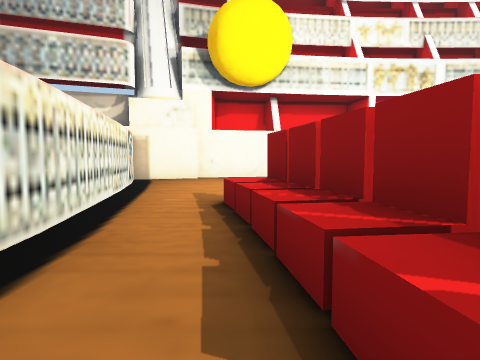
View 1 (above)

21 first-person views from a walk through a Unity game level. The camera is 1.2 m above the floor, tilts 4° down and sees 75° across. The floor is counted in squares, 2 m on a side. Each view is taken from the middle of a square. On the plan, view 1 faces up. The plan holds only what a view shows up to about 9 squares ahead; the rest is blank. The place goes on beyond the plan. The player character is not drawn.

View 2
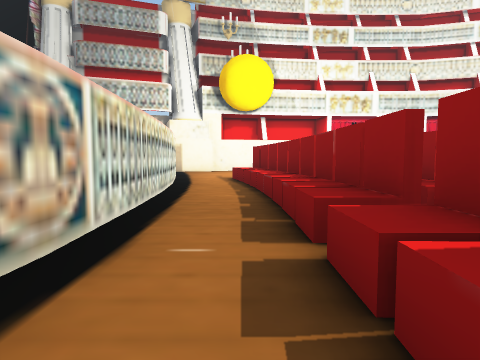

View 3
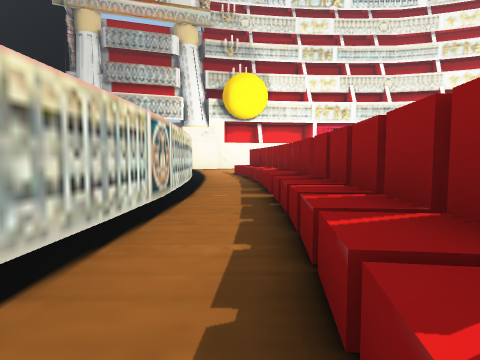

View 4
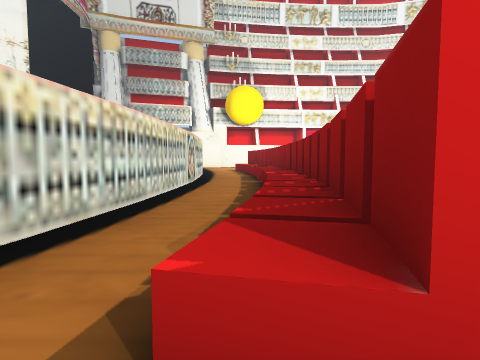

View 5
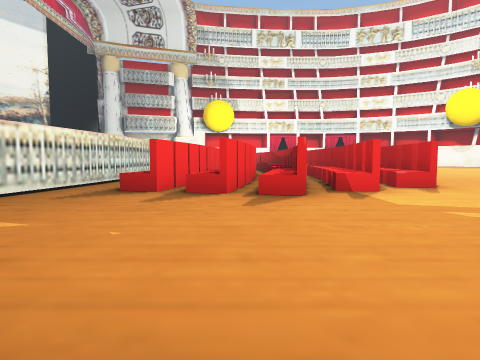

View 6
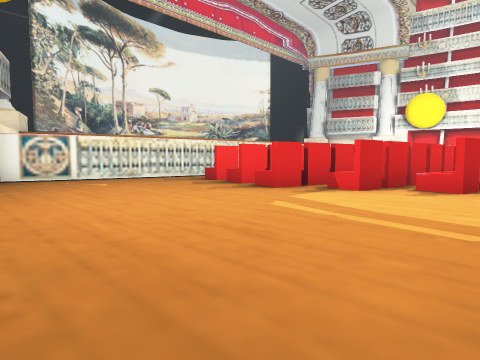

View 7
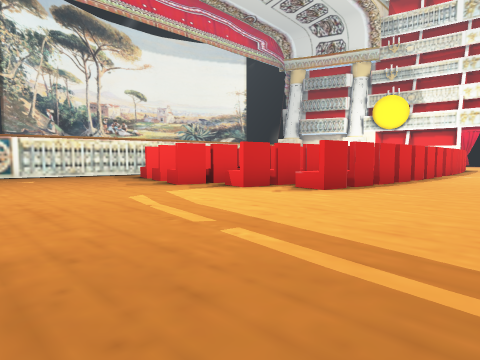

View 8
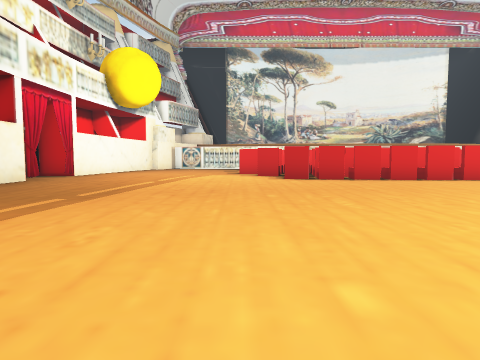

View 9
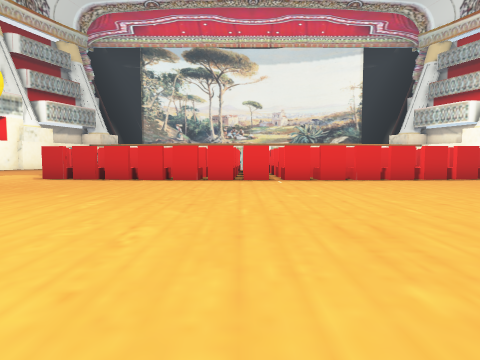

View 10
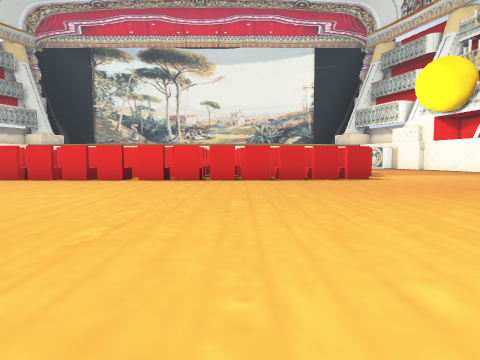

View 11
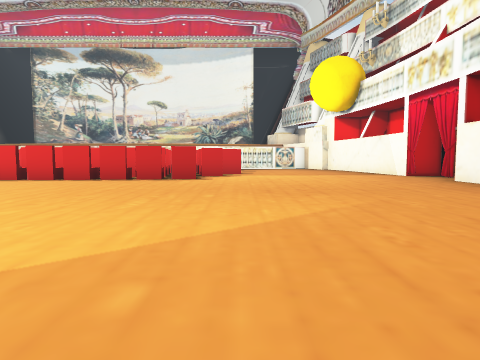

View 12
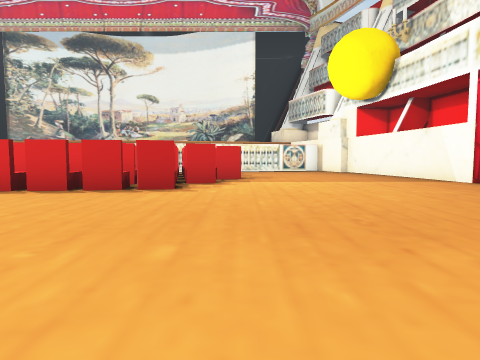

View 13
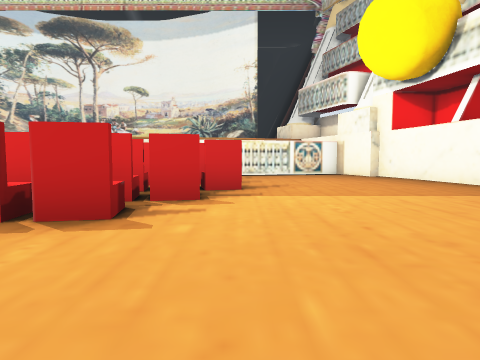

View 14
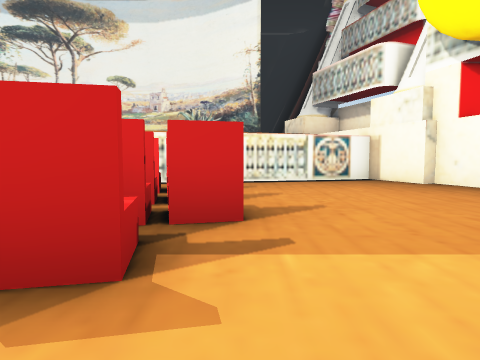

View 15
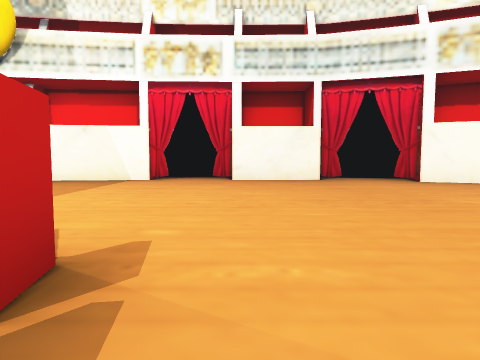

View 16
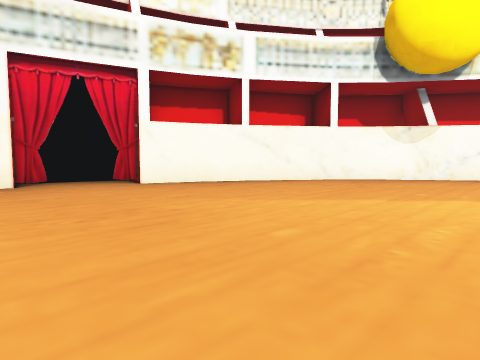

View 17
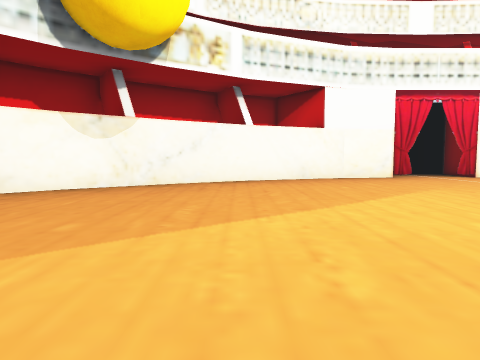

View 18
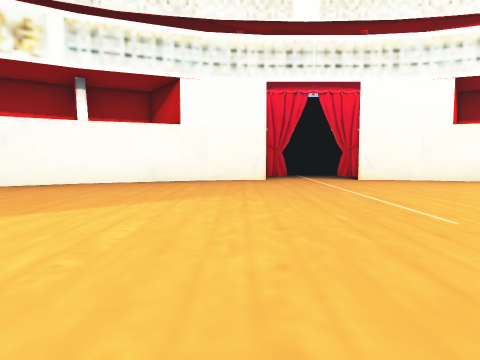

View 19
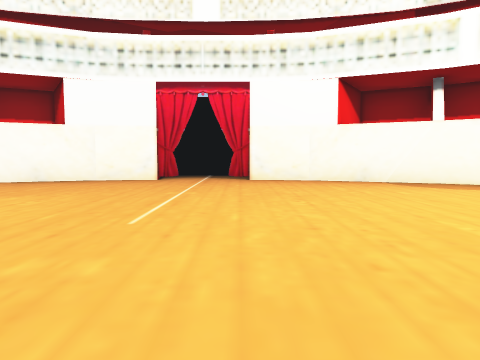

View 20
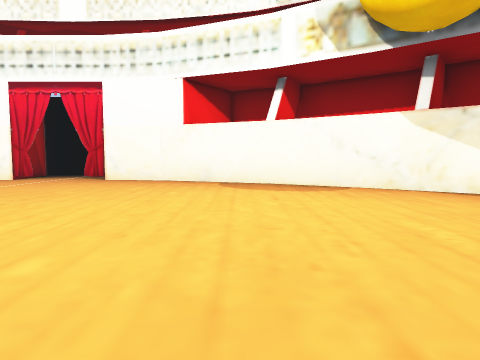

View 21
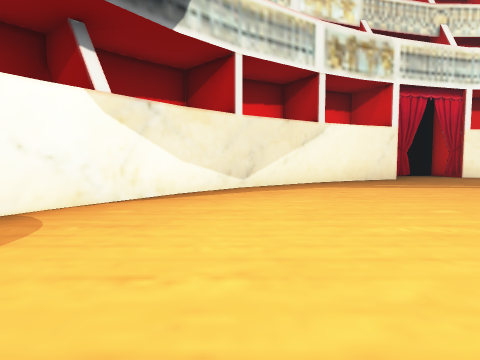

### Floor plan
Key: @ floor where view 1 was taken; # wall or solid block; . floor; ^ raised ledge.
Columns run from 3 left of view 1 to 21 right of it. Each row starts with its distance up from view 1.
 11     ############
 10  ####..........###
  9 ##...............##
  8 #.................###
  7 #...................##
  6 #....................#
  5 ##....#..............##
  4  #.^^^^^..............##
  3  #.^^^^^#^.............#
  2  #..^ ^ ^^.............#
  1  #..#   ^^.............##
  0  #.@#   ^^..............#
 -1  #..#^^  ^..............#
 -2  #..^^   ^..............#
 -3  #...    ...............#
 -4  #..^    ^..............#
 -5  #..#    ^..............#
 -6  #..#   ^^..............#
 -7  #..#^^^^^.............##
 -8  #..^^^^^^.............#
 -9  #.^^^^^#^.............#
-10  #.^^^^^..............##
-11  #....#..............##
-12  ....................#
-13 #...................##
-14 #.................###
-15 # ...............##
-16      ..........###
-17          ###

Positions as (right, up) in squares from view 1, and headings:
1: (0, 0), facing up
2: (0, -5), facing up
3: (0, -8), facing up
4: (0, -11), facing up
5: (2, -16), facing up
6: (7, -16), facing up-left
7: (9, -15), facing up-left
8: (15, -11), facing left
9: (15, -4), facing left
10: (15, 0), facing left
11: (15, 5), facing left
12: (12, 5), facing left
13: (9, 5), facing left
14: (6, 5), facing left
15: (7, 2), facing up
16: (8, 3), facing up-right
17: (11, 3), facing right
18: (12, -1), facing right
19: (12, -4), facing right
20: (12, -8), facing right
21: (16, -7), facing down
